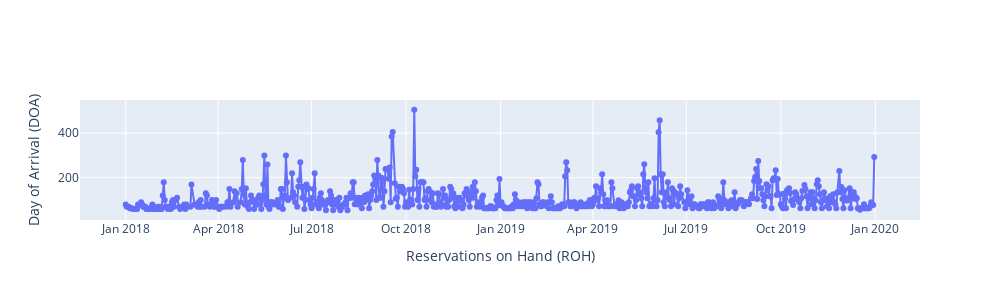

Notebook code for this chart:
### Code cell
dx = df[df['LeadTime']==0]

fig = go.Figure()
fig.add_trace(go.Scatter(x=dx.DOA, y=dx.Price,mode='markers+lines',name='ROH'))
fig.update_layout(autosize=False,width=1000,height=300,xaxis_title="Reservations on Hand (ROH)",yaxis_title="Day of Arrival (DOA)")
fig.show()

### Figure 1 — Plotly figure (JSON) as saved in the notebook; plotly's stock layout.template omitted (floating-point values rounded to 4 significant figures; data arrays with more than 128 entries replaced by an {"elided": "..."} marker saying what was removed)
{"data": [{"mode": "markers+lines", "name": "ROH", "type": "scatter", "x": {"elided": "692 str values"}, "y": {"elided": "692 float values"}}], "layout": {"autosize": false, "height": 300, "width": 1000, "xaxis": {"title": {"text": "Reservations on Hand (ROH)"}}, "yaxis": {"title": {"text": "Day of Arrival (DOA)"}}}}
